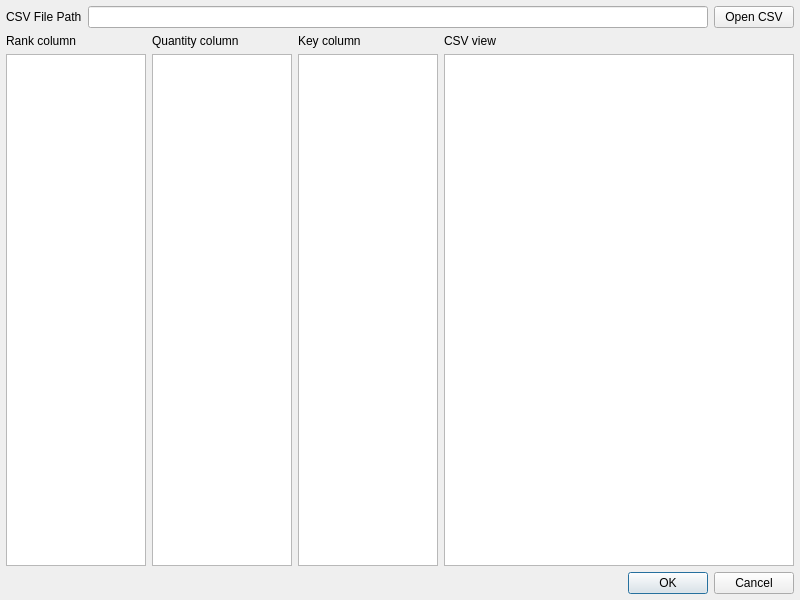
<?xml version="1.0" encoding="UTF-8"?>
<ui version="4.0">
 <class>Dialog</class>
 <widget class="QDialog" name="Dialog">
  <property name="geometry">
   <rect>
    <x>0</x>
    <y>0</y>
    <width>800</width>
    <height>600</height>
   </rect>
  </property>
  <property name="windowTitle">
   <string>CSV Importer</string>
  </property>
  <layout class="QVBoxLayout" name="verticalLayout">
   <property name="spacing">
    <number>6</number>
   </property>
   <property name="leftMargin">
    <number>6</number>
   </property>
   <property name="topMargin">
    <number>6</number>
   </property>
   <property name="rightMargin">
    <number>6</number>
   </property>
   <property name="bottomMargin">
    <number>6</number>
   </property>
   <item>
    <layout class="QGridLayout" name="gridLayout_2">
     <item row="0" column="2">
      <widget class="QPushButton" name="pushButton">
       <property name="text">
        <string>Open CSV</string>
       </property>
      </widget>
     </item>
     <item row="0" column="0">
      <widget class="QLabel" name="label_5">
       <property name="text">
        <string>CSV File Path</string>
       </property>
      </widget>
     </item>
     <item row="0" column="1">
      <widget class="QLineEdit" name="lineEdit"/>
     </item>
    </layout>
   </item>
   <item>
    <layout class="QGridLayout" name="gridLayout">
     <item row="1" column="3">
      <widget class="QTableView" name="tableView"/>
     </item>
     <item row="0" column="0">
      <widget class="QLabel" name="label">
       <property name="text">
        <string>Rank column</string>
       </property>
      </widget>
     </item>
     <item row="1" column="0">
      <widget class="QListView" name="listView">
       <property name="maximumSize">
        <size>
         <width>140</width>
         <height>16777215</height>
        </size>
       </property>
      </widget>
     </item>
     <item row="0" column="1">
      <widget class="QLabel" name="label_2">
       <property name="text">
        <string>Quantity column</string>
       </property>
      </widget>
     </item>
     <item row="1" column="1">
      <widget class="QListView" name="listView_2">
       <property name="maximumSize">
        <size>
         <width>140</width>
         <height>16777215</height>
        </size>
       </property>
      </widget>
     </item>
     <item row="0" column="3">
      <widget class="QLabel" name="label_4">
       <property name="text">
        <string>CSV view</string>
       </property>
      </widget>
     </item>
     <item row="0" column="2">
      <widget class="QLabel" name="label_3">
       <property name="text">
        <string>Key column</string>
       </property>
      </widget>
     </item>
     <item row="1" column="2">
      <widget class="QListView" name="listView_3">
       <property name="maximumSize">
        <size>
         <width>140</width>
         <height>16777215</height>
        </size>
       </property>
      </widget>
     </item>
    </layout>
   </item>
   <item>
    <widget class="QDialogButtonBox" name="buttonBox">
     <property name="orientation">
      <enum>Qt::Horizontal</enum>
     </property>
     <property name="standardButtons">
      <set>QDialogButtonBox::Cancel|QDialogButtonBox::Ok</set>
     </property>
    </widget>
   </item>
  </layout>
 </widget>
 <resources/>
 <connections>
  <connection>
   <sender>buttonBox</sender>
   <signal>accepted()</signal>
   <receiver>Dialog</receiver>
   <slot>accept()</slot>
   <hints>
    <hint type="sourcelabel">
     <x>248</x>
     <y>254</y>
    </hint>
    <hint type="destinationlabel">
     <x>157</x>
     <y>274</y>
    </hint>
   </hints>
  </connection>
  <connection>
   <sender>buttonBox</sender>
   <signal>rejected()</signal>
   <receiver>Dialog</receiver>
   <slot>reject()</slot>
   <hints>
    <hint type="sourcelabel">
     <x>316</x>
     <y>260</y>
    </hint>
    <hint type="destinationlabel">
     <x>286</x>
     <y>274</y>
    </hint>
   </hints>
  </connection>
 </connections>
</ui>
